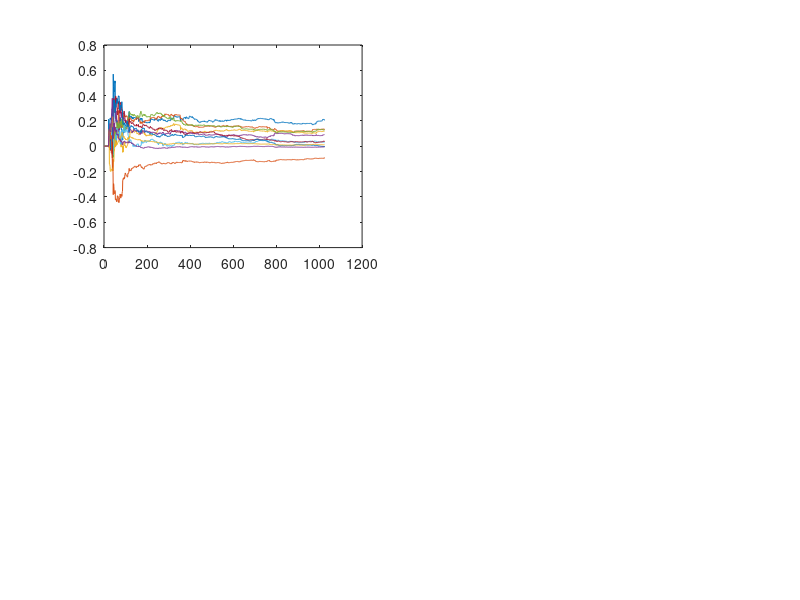

This figure's MATLAB source: (Note: this script raises an error after producing the figure.)
%% EECE 574 Self-tuning
%% Author: Holguer A. Becerra
%% assignment 1.
%% Professor: Guy Dummont.
%% RML Configurable

clear
clc
load data2017.mat


na=11;% system order Ay(t)
nb=10;% system order By(t)
nc=1;% system order Ce(t)
nk=1; % delay

u=data(:,1); %System Input
y=data(:,2); %System Output

%lenght of the SISO
m=length(u);

%% init variables for calculations
theta=zeros(1,na+nb+nc)'; % create a zero vector for the coefficients a and b, 2 for a 2 for b
%% ARX  model init values
init_a=[0.1276 0.123 0.1336 0.08193 0.1259 0.0301 0.03264 -0.03727 -0.06075 0.01514];
init_b=[1.5 -0.4166 -0.249 -0.1309 -0.1256 -0.01326 -0.1484 -0.07776 -0.1142 -0.1521];
for ho=1;na
    theta(ho)=init_a(ho);
end
for ho=1;nb
    theta(ho+na)=init_b(ho);
end


alpha=1e4; %%init factor
residual=zeros(1,m);
P=alpha*eye(na+nb+nc); % Covariance Matrix
lambda=1; % Forgetting Factor
lambda_inv=1/lambda; % inverse Forgetting Factor
n_residuals_last=0.1;
n_residuals=0;
yhat=zeros(1,m);
uhat=zeros(1,m);
rhat=zeros(1,m);
d=[];
for init=1:m,
    yhat(init)=0.1;
    uhat(init)=0.1;
    rhat(init)=0.1;
    residual(init)=0.1;
end
%% for errors and parameters graphs
coeffs_historial=zeros(na+nb+nc,m);
coeffs_historial_error=zeros(na+nb+nc,m);
%% algorithm
for k=(na+nb+nc):m,%%sweeping out y
    %taking the new seeds for the coefficients estimation or observations,
    %2 samples behind
    %% collect u and y to form x
    xt=[];
    %n_residuals=[];
    for order=1:na,
        xt=[xt -y(k-order)];
    end
    for order=1:nb,
        xt=[xt u(k-order)];
    end

    for order=1:nc,
        xt=[xt residual(k-order)];
        %store the previous residuals in d
        d=[d residual(k-order)];
    end

    x=xt';%this would be x from x Transpose
    % calculate the residula 
    residual(k)=y(k)-xt*theta;

    %% compute yhat and uhat and residual hat
    % using d progress
    for order=1:nc,
     yhat(k)=y(k)-d(order)*yhat(k-order);
    end
    for order=1:nc,
     uhat(k)=u(k)-d(order)*uhat(k-order);
    end
    for order=1:nc,
     rhat(k)=residual(k)-d(order)*rhat(k-order);
    end
    xtf=[];
    %% generate xf 
    for order=1:na,
        xtf=[xtf -yhat(k-order)];
    end
    for order=1:nb,
        xtf=[xtf uhat(k-order)];
    end
    for order=1:nc,
        xtf=[xtf rhat(k-order)];
    end

    %% RML calculation
    xf=xtf';
    P=P-((P*xf*xtf*P)*inv(1+xtf*P*xf));
    K=P*xf*inv(1+xtf*P*xf);
    theta_prev=theta;
    theta=theta+K*(residual(k));

    %% save the progress of each coefficients to see the convergence, and
    %error.
    for order=1:na,
        coeffs_historial(order,k)=theta(order);
        coeffs_historial_error(order,k)=abs(coeffs_historial(order,k)-theta_prev(order));
    end
    for order=1:nb,
        coeffs_historial(order+na,k)=theta(order+na);
        coeffs_historial_error(order+na,k)=abs(coeffs_historial(order+na,k)-theta_prev(order+na));
    end

     for order=1:nc,
         coeffs_historial(order+nb+na,k)=theta(order+nb+na);
         coeffs_historial_error(order+nb+na,k)=abs(coeffs_historial(order+nb+na,k)-theta_prev(order+nb+na));
     end
end

%% Graph Parameters
texto=[];
figure;
subplot(2,2,1)
for order=1:(na),
    plot(coeffs_historial(order,:));
  %  texto= [texto;sprintf('a%d',order)];
    hold on;
end
legend(texto);
xlabel('k')
ylabel('parameter')
texto=[];
subplot(2,2,2)
for order=1:(nb),
    plot(coeffs_historial(order+na,:));
  %  texto= [texto;sprintf('b%d',order)];
    hold on;
end
legend(texto);
xlabel('k')
ylabel('parameter')
texto=[];
subplot(2,2,[3,4])
for order=1:(nc),
  plot(coeffs_historial(order+nb+na,:));
 % texto= [texto;sprintf('c%d',order)];
  hold on;
end

legend(texto);
xlabel('k')
ylabel('parameter')


%% GRAPH Errors
texto=[];
figure;
subplot(2,2,1)
for order=1:(na),
    plot(coeffs_historial_error(order,:));
   % texto= [texto;sprintf('a%d',order)];
    pointText=['min a' num2str(order) '=' num2str(coeffs_historial_error(order,m))];
    %text(m,coeffs_historial_error(order,m)+0.1*order,pointText,'HorizontalAlignment','right');
    hold on;
end
legend(texto);
xlabel('k')
ylabel('Error')
texto=[];
subplot(2,2,2)
for order=1:(nb),
    plot(coeffs_historial_error(order+na,:));
   % texto= [texto;sprintf('b%d',order)];
    pointText=['min b' num2str(order) '=' num2str(coeffs_historial_error(order+na,m))];
    %text(m,coeffs_historial_error(order+na,m)+0.1*order,pointText,'HorizontalAlignment','right');
    hold on;
end
legend(texto);
xlabel('k')
ylabel('Error')
texto=[];
subplot(2,2,[3,4])
for order=1:(nc),
 plot(coeffs_historial_error(order+nb+na,:));
 %texto= [texto;sprintf('c%d',order)];
 pointText=['min c' num2str(order) '=' num2str(coeffs_historial_error(order+na+nb,m))];
    %text(m,coeffs_historial_error(order+na+nb,m)+0.1*order,pointText,'HorizontalAlignment','right');
 hold on;
end
legend(texto);
xlabel('k')
ylabel('Error')

%% 
%figure;
%plot(error_v);
%taking out the coeficcients
a=[];
b=[];
c=[];
for order=1:na,
   a=[a theta(order,1)];
end
for order=1:nb,
   b=[b theta(na+order,1)];
end
for order=1:nc,
   c=[c theta(na+nb+order,1)];
end
u1=u;%copy of the input signal
numerator=b;
denomi=[1 a];
yestimate=dlsim(numerator,denomi,u1);%simulation of a discrete linear system to calculate Y estimated

%%
% corre_value= correlate_signals(y,yestimate);%%calculate the correlation between the 2 signals, the higher the value the
% %more correlated or similar the signals are.
% str=sprintf('similarity= %f%%', corre_value);
% %%plot the results.
% figure;
% plot(yestimate,'r');
% hold on;
% plot(y,'b');
% grid on;
% xlabel('samples number');
% ylabel('System Response');
% dim = [0.2 0.6 0.3 0.3];
% annotation('textbox',dim,'String',str,'FitBoxToText','on');
% legend('Identified Model','Orginal Model');

%% system comparison and verification
A=[1 a];
B=[b];
C = [1 c];
arx1red=idpoly(A,B,C,1); 
zi=iddata(y(100+20+nk:501+nk),u(20+100:501),2); 
zi2=iddata(y(500+20+nk:1024+nk),u(20+500:1024),2); 
compare(zi,arx1red);
compare(zi2,arx1red);
